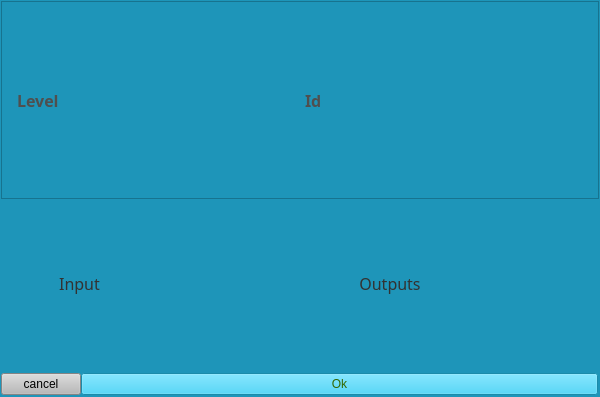
<?xml version="1.0" encoding="UTF-8"?>
<ui version="4.0">
 <class>Form</class>
 <widget class="QWidget" name="Form">
  <property name="geometry">
   <rect>
    <x>0</x>
    <y>0</y>
    <width>600</width>
    <height>397</height>
   </rect>
  </property>
  <property name="maximumSize">
   <size>
    <width>600</width>
    <height>16777215</height>
   </size>
  </property>
  <property name="windowTitle">
   <string>Form</string>
  </property>
  <property name="styleSheet">
   <string notr="true">background-color: rgb(30, 149, 185);</string>
  </property>
  <layout class="QVBoxLayout" name="verticalLayout_3" stretch="1,4,1">
   <property name="spacing">
    <number>1</number>
   </property>
   <property name="sizeConstraint">
    <enum>QLayout::SetMinimumSize</enum>
   </property>
   <property name="leftMargin">
    <number>1</number>
   </property>
   <property name="topMargin">
    <number>1</number>
   </property>
   <property name="rightMargin">
    <number>1</number>
   </property>
   <property name="bottomMargin">
    <number>1</number>
   </property>
   <item>
    <layout class="QHBoxLayout" name="infobox_">
     <property name="spacing">
      <number>0</number>
     </property>
     <property name="bottomMargin">
      <number>0</number>
     </property>
     <item>
      <widget class="QFrame" name="info_frame">
       <property name="frameShape">
        <enum>QFrame::StyledPanel</enum>
       </property>
       <property name="frameShadow">
        <enum>QFrame::Raised</enum>
       </property>
       <layout class="QHBoxLayout" name="horizontalLayout_2">
        <item>
         <layout class="QHBoxLayout" name="info_box">
          <property name="spacing">
           <number>4</number>
          </property>
          <property name="leftMargin">
           <number>6</number>
          </property>
          <item>
           <widget class="QLabel" name="level_info">
            <property name="font">
             <font>
              <family>Source Sans Pro Semibold</family>
              <pointsize>12</pointsize>
              <weight>75</weight>
              <bold>true</bold>
             </font>
            </property>
            <property name="styleSheet">
             <string notr="true">color: rgb(79, 79, 79);</string>
            </property>
            <property name="text">
             <string>Level</string>
            </property>
           </widget>
          </item>
          <item>
           <widget class="QLabel" name="id_info">
            <property name="font">
             <font>
              <family>Source Sans Pro Semibold</family>
              <pointsize>12</pointsize>
              <weight>75</weight>
              <bold>true</bold>
             </font>
            </property>
            <property name="styleSheet">
             <string notr="true">color: rgb(79, 79, 79);</string>
            </property>
            <property name="text">
             <string>Id</string>
            </property>
           </widget>
          </item>
         </layout>
        </item>
       </layout>
      </widget>
     </item>
    </layout>
   </item>
   <item>
    <layout class="QHBoxLayout" name="horizontalLayout_3" stretch="0,2">
     <property name="spacing">
      <number>20</number>
     </property>
     <item>
      <layout class="QVBoxLayout" name="input_box_" stretch="0">
       <property name="spacing">
        <number>10</number>
       </property>
       <property name="leftMargin">
        <number>1</number>
       </property>
       <property name="topMargin">
        <number>6</number>
       </property>
       <property name="rightMargin">
        <number>4</number>
       </property>
       <property name="bottomMargin">
        <number>10</number>
       </property>
       <item>
        <widget class="QFrame" name="input_frame">
         <property name="sizePolicy">
          <sizepolicy hsizetype="Preferred" vsizetype="Preferred">
           <horstretch>0</horstretch>
           <verstretch>0</verstretch>
          </sizepolicy>
         </property>
         <property name="minimumSize">
          <size>
           <width>155</width>
           <height>155</height>
          </size>
         </property>
         <property name="maximumSize">
          <size>
           <width>155</width>
           <height>16777215</height>
          </size>
         </property>
         <property name="frameShape">
          <enum>QFrame::NoFrame</enum>
         </property>
         <property name="frameShadow">
          <enum>QFrame::Plain</enum>
         </property>
         <layout class="QVBoxLayout" name="verticalLayout_2">
          <property name="spacing">
           <number>0</number>
          </property>
          <property name="leftMargin">
           <number>0</number>
          </property>
          <property name="topMargin">
           <number>0</number>
          </property>
          <property name="rightMargin">
           <number>0</number>
          </property>
          <property name="bottomMargin">
           <number>0</number>
          </property>
          <item>
           <layout class="QVBoxLayout" name="input_box">
            <property name="spacing">
             <number>0</number>
            </property>
            <item>
             <widget class="QLabel" name="input_lab">
              <property name="sizePolicy">
               <sizepolicy hsizetype="Preferred" vsizetype="Fixed">
                <horstretch>0</horstretch>
                <verstretch>0</verstretch>
               </sizepolicy>
              </property>
              <property name="font">
               <font>
                <family>Source Sans Pro Semibold</family>
                <pointsize>12</pointsize>
                <weight>9</weight>
                <italic>false</italic>
                <bold>false</bold>
               </font>
              </property>
              <property name="styleSheet">
               <string notr="true">font: 75 12pt &quot;Source Sans Pro Semibold&quot;;
color: rgb(50, 50, 50);
</string>
              </property>
              <property name="text">
               <string>Input</string>
              </property>
              <property name="alignment">
               <set>Qt::AlignHCenter|Qt::AlignTop</set>
              </property>
              <property name="margin">
               <number>4</number>
              </property>
             </widget>
            </item>
           </layout>
          </item>
         </layout>
        </widget>
       </item>
      </layout>
     </item>
     <item>
      <layout class="QVBoxLayout" name="output_box">
       <property name="spacing">
        <number>10</number>
       </property>
       <property name="sizeConstraint">
        <enum>QLayout::SetMinimumSize</enum>
       </property>
       <property name="topMargin">
        <number>6</number>
       </property>
       <property name="bottomMargin">
        <number>10</number>
       </property>
       <item>
        <layout class="QHBoxLayout" name="horizontalLayout">
         <property name="spacing">
          <number>0</number>
         </property>
         <item>
          <widget class="QLabel" name="output_lab">
           <property name="sizePolicy">
            <sizepolicy hsizetype="Preferred" vsizetype="Fixed">
             <horstretch>0</horstretch>
             <verstretch>0</verstretch>
            </sizepolicy>
           </property>
           <property name="font">
            <font>
             <family>Source Sans Pro Semibold</family>
             <pointsize>12</pointsize>
             <weight>9</weight>
             <italic>false</italic>
             <bold>false</bold>
            </font>
           </property>
           <property name="styleSheet">
            <string notr="true">font: 75 12pt &quot;Source Sans Pro Semibold&quot;;
color: rgb(50, 50, 50);
</string>
           </property>
           <property name="text">
            <string>Outputs</string>
           </property>
           <property name="alignment">
            <set>Qt::AlignHCenter|Qt::AlignTop</set>
           </property>
           <property name="margin">
            <number>4</number>
           </property>
          </widget>
         </item>
        </layout>
       </item>
      </layout>
     </item>
    </layout>
   </item>
   <item>
    <layout class="QHBoxLayout" name="controller_box" stretch="0,5">
     <property name="spacing">
      <number>0</number>
     </property>
     <property name="leftMargin">
      <number>0</number>
     </property>
     <property name="topMargin">
      <number>1</number>
     </property>
     <property name="rightMargin">
      <number>1</number>
     </property>
     <property name="bottomMargin">
      <number>1</number>
     </property>
     <item>
      <widget class="QPushButton" name="cancel_but">
       <property name="styleSheet">
        <string notr="true">background-color: rgb(185, 185, 185);
font: 12pt &quot;DejaVu Sans Mono&quot;;</string>
       </property>
       <property name="text">
        <string>cancel</string>
       </property>
      </widget>
     </item>
     <item>
      <widget class="QPushButton" name="ok_but">
       <property name="styleSheet">
        <string notr="true">background-color: rgb(38, 195, 238);
color: rgb(51, 102, 0);

font: 75 12pt &quot;DejaVu Sans Mono&quot;;</string>
       </property>
       <property name="text">
        <string>Ok</string>
       </property>
      </widget>
     </item>
    </layout>
   </item>
  </layout>
 </widget>
 <resources/>
 <connections/>
</ui>
